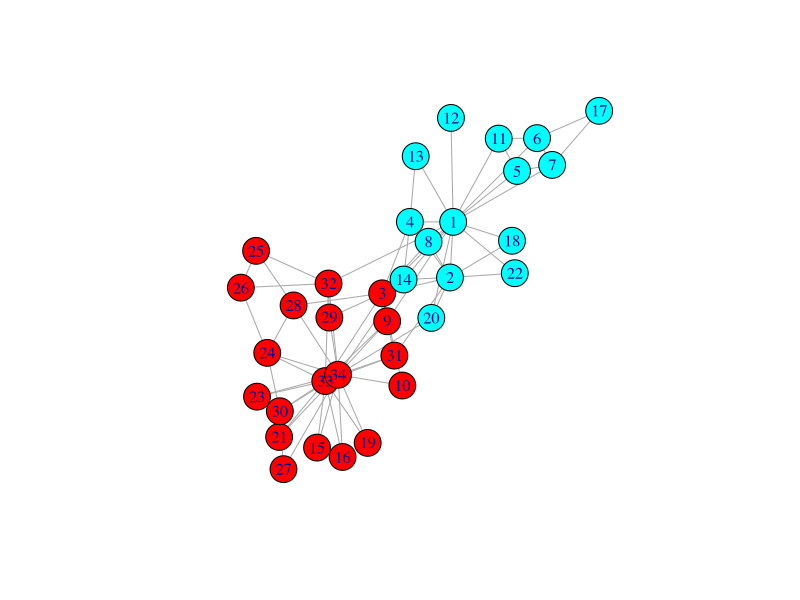

Generate this figure with R:
library("igraph")
karate = graph.famous("Zachary")
ebc = edge.betweenness.community(karate)
cut = cutat(ebc,2)
colors = rainbow(2)
plot(karate, vertex.color=colors[cut])
cut
